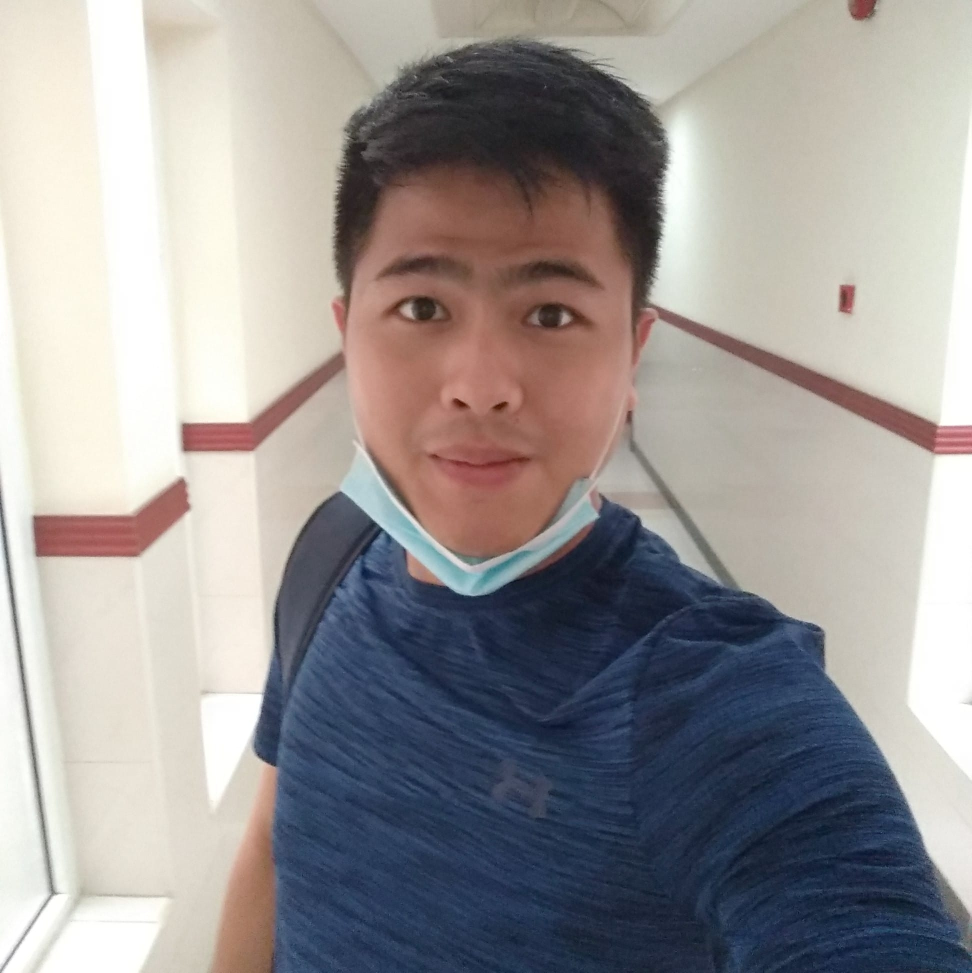
#> input picture flaskTesting/flask/Image recognition project/TestImages/jomari.jpg, 1944 x 1945 px (shown at 1/2 size)
$ python tester.py
#> lines starting #> are read from the running program, lines starting #| are printed output that depends on the picture
### flaskTesting/flask/Image recognition project/faceRecognition.py
import cv2
import os
import numpy as np

#This module contains all common functions that are called in tester.py file


#Given an image below function returns rectangle for face detected alongwith gray scale image
def faceDetection(test_img):
    gray_img=cv2.cvtColor(test_img,cv2.COLOR_BGR2GRAY)#convert color image to grayscale
    face_haar_cascade=cv2.CascadeClassifier('HaarCascade/haarcascade_frontalface_default.xml')#Load haar classifier
    faces=face_haar_cascade.detectMultiScale(gray_img,scaleFactor=1.32,minNeighbors=5)#detectMultiScale returns rectangles

    return faces,gray_img

#Given a directory below function returns part of gray_img which is face alongwith its label/ID
# [35 lines left out: functions labels_for_training_data, update_classifier, not called in this run]

#Below function draws bounding boxes around detected face in image
def draw_rect(test_img,face):
    (x,y,w,h)=face
    cv2.rectangle(test_img,(x,y),(x+w,y+h),(255,0,0),thickness=5)

#Below function writes name of person for detected label
def put_text(test_img,text,x,y):
    cv2.putText(test_img,text,(x,y),cv2.FONT_HERSHEY_DUPLEX,2,(255,0,0),4)


# [31 lines left out: functions train_everything_again, train_classifier, not called in this run]

### flaskTesting/flask/Image recognition project/tester.py
import cv2
import os
import numpy as np
import faceRecognition as fr


#This module takes images  stored in diskand performs face recognition
test_img=cv2.imread('TestImages/jomari.jpg')#test_img path
#> test_img is the input picture: shape (1945, 1944, 3); mean B, G, R 150.1, 150.7, 154.8
faces_detected,gray_img=fr.faceDetection(test_img)
#> in faceDetection, `gray_img=cv2.cvtColor(test_img,cv2.COLOR_BGR2GRAY)#convert color image..`:
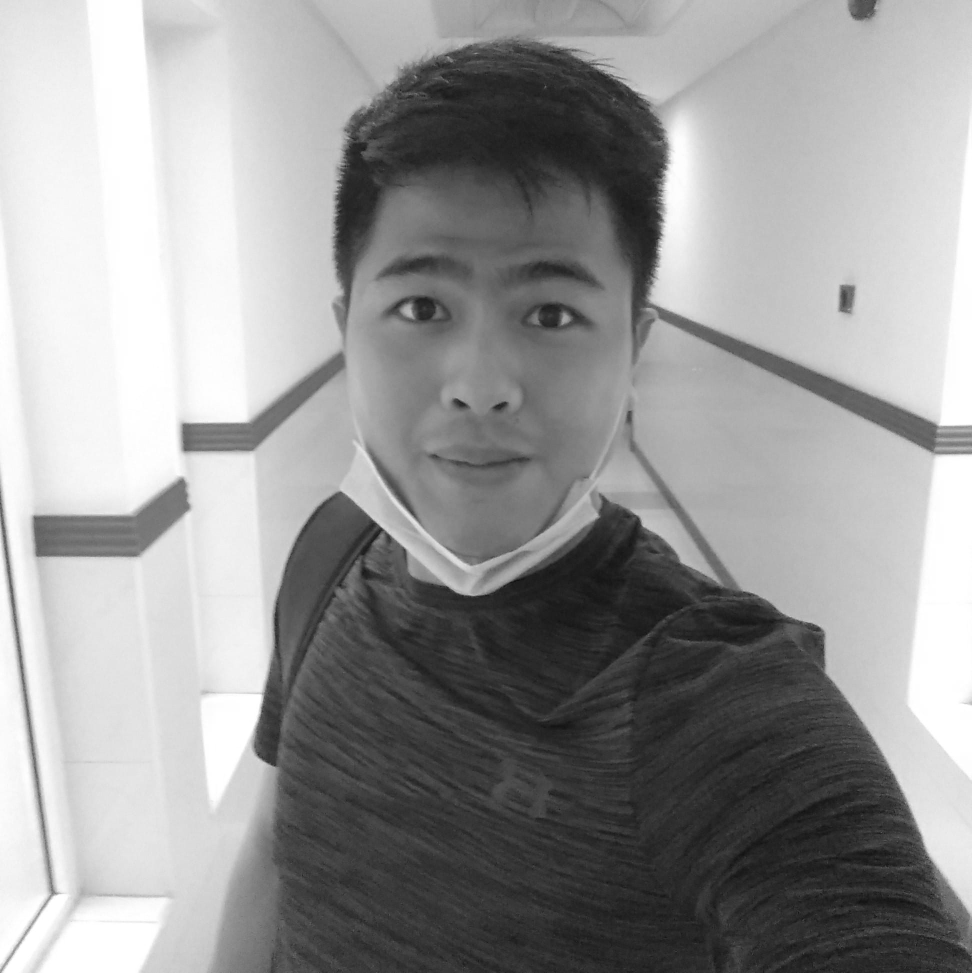
#> gray_img: shape (1945, 1944) (shown at 1/2 size); min 10, max 255, mean 151.9
#> in faceDetection, `faces=face_haar_cascade.detectMultiScale(gray_img,scaleFactor=1.32,min..`: faces = [[592, 338, 767, 767]]
#> faces_detected = [[592, 338, 767, 767]]
print("faces_detected:",faces_detected)
#| faces_detected: [[592 338 767 767]]


#Comment belows lines when running this program second time.Since it saves training.yml file in directory
#> (the run stopped early here; a loop or call above may not have finished)

$ run again, with flaskTesting/flask/Image recognition project/TestImages/capture0.jpg copied over flaskTesting/flask/Image recognition project/TestImages/jomari.jpg
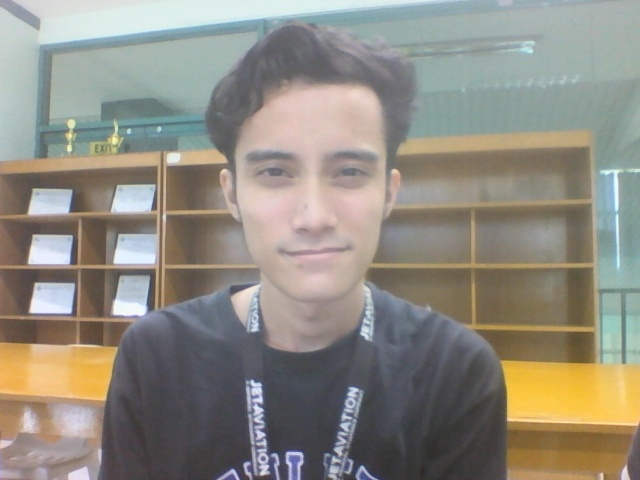
#> input picture flaskTesting/flask/Image recognition project/TestImages/capture0.jpg, 640 x 480 px
#> test_img is the input picture: shape (480, 640, 3); mean B, G, R 129.8, 139.5, 143.5
#> in faceDetection, `gray_img=cv2.cvtColor(test_img,cv2.COLOR_BGR2GRAY)#convert color image..`:
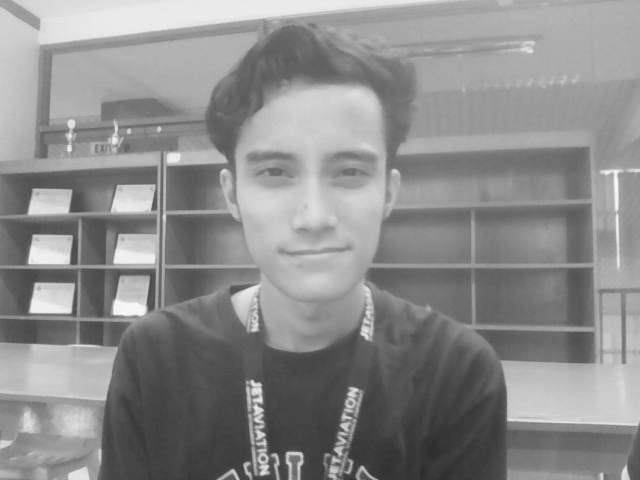
#> gray_img: shape (480, 640); min 42, max 250, mean 139.6
#> faces = [[212, 98, 201, 201]]
#| faces_detected: [[212  98 201 201]]
